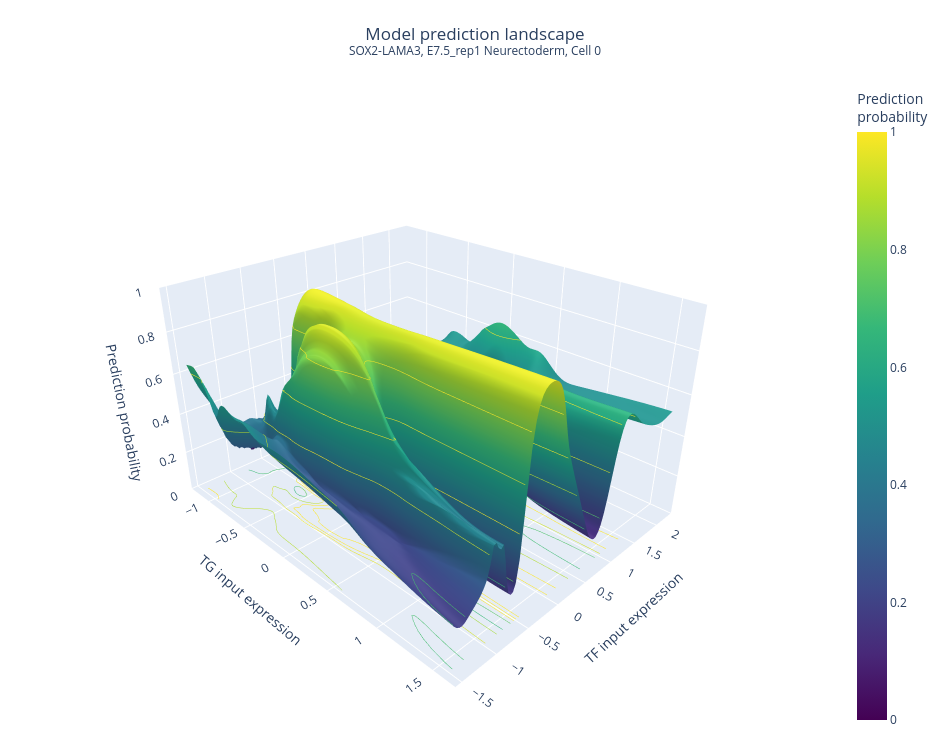

Notebook source saved alongside this figure:
### Code cell
import numpy as np
import plotly.graph_objects as go

tf_values = np.asarray(tf_values)
tg_values = np.asarray(tg_values)
prediction_grid = np.asarray(prediction_grid)

TG, TF = np.meshgrid(
    tg_values,
    tf_values,
    indexing="xy",
)

assert prediction_grid.shape == TG.shape

fig = go.Figure(
    data=go.Surface(
        x=TG,
        y=TF,
        z=prediction_grid,
        surfacecolor=prediction_grid,
        colorscale="Viridis",
        cmin=0,
        cmax=1,
        colorbar=dict(
            title="Prediction<br>probability",
        ),
        hovertemplate=(
            "TG expression: %{x:.3f}<br>"
            "TF expression: %{y:.3f}<br>"
            "Prediction: %{z:.4f}"
            "<extra></extra>"
        ),
        contours=dict(
            z=dict(
                show=True,
                usecolormap=True,
                project_z=True,
                highlightcolor="white",
            )
        ),
    )
)

fig.update_layout(
    title=dict(
        text=f"Model prediction landscape<br><sup>{tf}-{tg}, {sample_id} {cell_type}, Cell {valid_cell_idx}</sup>",
        x=0.5,
    ),
    scene=dict(
        xaxis_title="TG input expression",
        yaxis_title="TF input expression",
        zaxis_title="Prediction probability",
        zaxis=dict(
            range=[0, 1],
        ),
        aspectmode="manual",
        aspectratio=dict(
            x=1.2,
            y=1.0,
            z=0.7,
        ),
        camera=dict(
            eye=dict(
                x=1.5,
                y=-1.5,
                z=1.1,
            )
        ),
    ),
    width=950,
    height=750,
    margin=dict(
        l=20,
        r=20,
        t=80,
        b=20,
    ),
)

fig.show()

### Figure 1 — Plotly figure (JSON) as saved in the notebook; plotly's stock layout.template omitted (floating-point values rounded to 4 significant figures; data arrays with more than 128 entries replaced by an {"elided": "..."} marker saying what was removed)
{"data": [{"cmax": 1, "cmin": 0, "colorbar": {"title": {"text": "Prediction<br>probability"}}, "colorscale": [[0, "#440154"], [0.1111, "#482878"], [0.2222, "#3e4989"], [0.3333, "#31688e"], [0.4444, "#26828e"], [0.5556, "#1f9e89"], [0.6667, "#35b779"], [0.7778, "#6ece58"], [0.8889, "#b5de2b"], [1, "#fde725"]], "contours": {"z": {"highlightcolor": "white", "project": {"z": true}, "show": true, "usecolormap": true}}, "hovertemplate": "TG expression: %{x:.3f}<br>TF expression: %{y:.3f}<br>Prediction: %{z:.4f}<extra></extra>", "surfacecolor": {"elided": "100x100 float values"}, "type": "surface", "x": {"elided": "100x100 float values"}, "y": {"elided": "100x100 float values"}, "z": {"elided": "100x100 float values"}}], "layout": {"height": 750, "margin": {"b": 20, "l": 20, "r": 20, "t": 80}, "scene": {"aspectmode": "manual", "aspectratio": {"x": 1.2, "y": 1, "z": 0.7}, "camera": {"eye": {"x": 1.5, "y": -1.5, "z": 1.1}}, "xaxis": {"title": {"text": "TG input expression"}}, "yaxis": {"title": {"text": "TF input expression"}}, "zaxis": {"range": [0, 1], "title": {"text": "Prediction probability"}}}, "title": {"text": "Model prediction landscape<br><sup>SOX2-LAMA3, E7.5_rep1 Neurectoderm, Cell 0</sup>", "x": 0.5}, "width": 950}}
